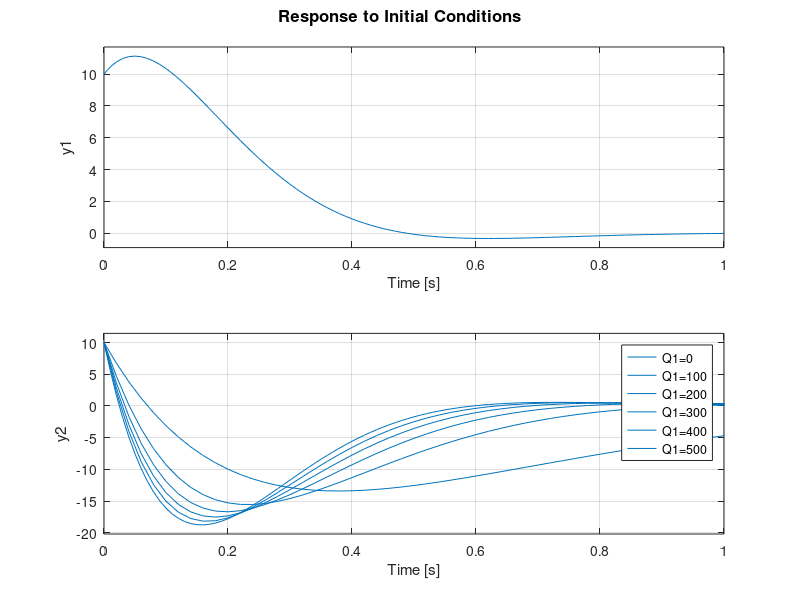

Write MATLAB code to recreate this figure.
clear all
close all
clc

% System Model Define %
A = [2 3;-1 4];
B = [0;1];
C = diag([1 1]);
D = [0;0];

subplot(1,2,1,'Fontsize',35)
sys_Origin = ss(A,B,C,D);
initial(sys_Origin,[10 10]);

subplot(1,2,2,'Fontsize',35)
for Q1 = 0 : 100 : 500
    Q = diag([Q1 1]);
    R = 1;
    K = lqr(A,B,Q,R);
    sys_lqr = ss(A-B*K,B,C,D);
    initial(sys_lqr,[10 10]);hold on;
end
legend('Q1=0','Q1=100','Q1=200','Q1=300','Q1=400','Q1=500');